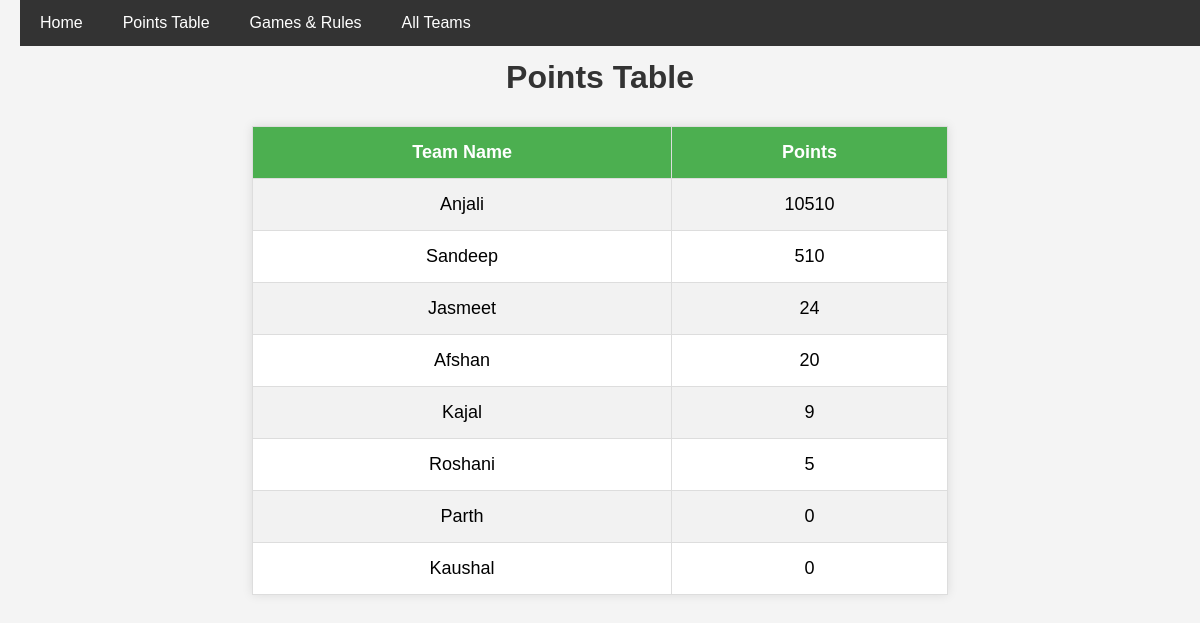
/points.php, run on the app's committed database.
### tables this page shows
CREATE TABLE `teams` (
  `id` int(11) NOT NULL,
  `name` varchar(255) NOT NULL,
  `points` int(11) DEFAULT 0
);

### points.php (the view, shortened to what this page needs)
<?php include('nav.php'); ?>
<h1>Points Table</h1>
<table>
    <tr>
        <th>Team Name</th>
        <th>Points</th>
    </tr>
    <?php
    $connection = new mysqli("localhost", "root", "", "rovers_season2");
    $query = "SELECT * FROM Teams ORDER BY points DESC LIMIT 10";
    $result = $connection->query($query);
    while($row = $result->fetch_assoc()) {
        echo "<tr>";
        echo "<td>" . $row['name'] . "</td>";
        echo "<td>" . $row['points'] . "</td>";
        echo "</tr>";
    }
    ?>
</table>

### nav.php (style rules this page uses)
body { padding-top: 60px; }

### points.php (style rules this page uses)
body { font-family: Arial, sans-serif; background-color: #f4f4f4; margin: 0; padding: 20px; }
h1 { text-align: center; color: #333; margin-bottom: 30px; }
table { width: 60%; margin: 0 auto; border-collapse: collapse; background-color: #fff; box-shadow: 0 0 10px rgba(0, 0, 0, 0.1); }
table, th, td { border: 1px solid #ddd; }
th, td { padding: 15px; text-align: center; font-size: 18px; }
th { background-color: #4CAF50; color: white; font-weight: bold; }
tr:nth-child(even) { background-color: #f2f2f2; }

### data on the page
teams: name "Anjali", points "10510"
teams: name "Sandeep", points "510"
teams: name "Jasmeet", points "24"
teams: name "Afshan", points "20"
teams: name "Kajal", points "9"
teams: name "Roshani", points "5"
teams: name "Parth", points "0"
teams: name "Kaushal", points "0"
